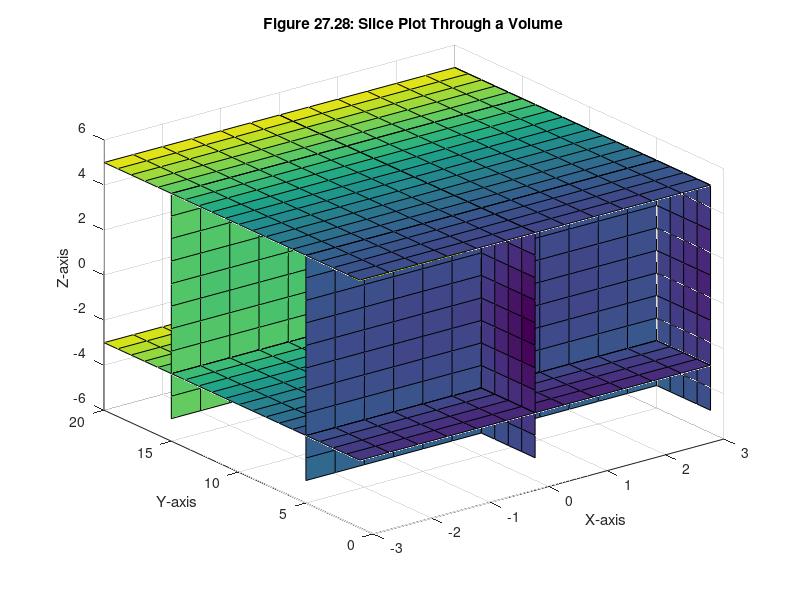

MATLAB code to generate this figure:
x=linspace(-3,3,13);
y=1:20;
z=-5:5;
[X,Y,Z]=meshgrid(x,y,z);
V=sqrt(X.^2 + Y.^2 + Z.^2);
slice(X,Y,Z,V,[0 3],[5 15],[-3 5])
xlabel('X-axis')
ylabel('Y-axis')
zlabel('Z-axis')
title('Figure 27.28: Slice Plot Through a Volume')
